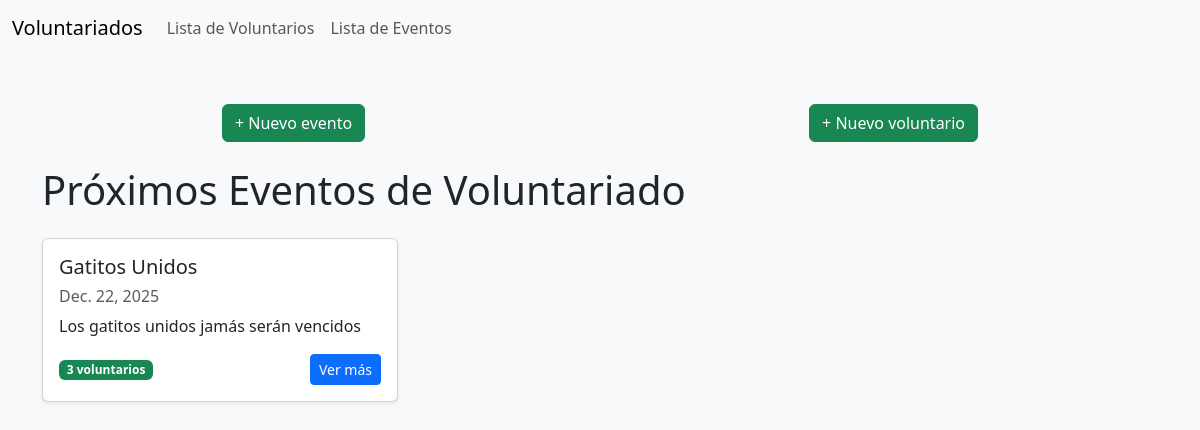
The page / on the database its author committed.
### voluntarios/models.py (models this page shows, shortened)
class Evento(models.Model):
    titulo = models.CharField(max_length=255)
    descripcion = models.TextField()
    fecha = models.DateField()
    voluntarios = models.ManyToManyField(Voluntario, related_name="eventos", blank=True)

### voluntarios/views.py (the view)
# urls.py: path('', views.dashboard, name='dashboard'),
def dashboard(request):
    eventos = Evento.objects.filter(fecha__gte=now().date()).order_by('fecha')
    return render(request, 'dashboard.html', {'eventos': eventos})

### voluntarios/templates/dashboard.html (shortened to what this page needs)
{% extends 'base.html' %}
{% block content %}
<div class="d-flex justify-content-around mt-5">
<a href="{% url 'crear_evento' %}" class="btn btn-success">
        + Nuevo evento
    </a>
    <a href="{% url 'crear_voluntario' %}" class="btn btn-success">
        + Nuevo voluntario
    </a>
    </div>
<div class="container mt-4">
    <h1 class="mb-4">Próximos Eventos de Voluntariado</h1>
    {% if eventos %}
    <div class="row g-4">
        {% for evento in eventos %}
        <div class="col-md-4">
            <div class="card shadow-sm">
                <div class="card-body">
                    <h5 class="card-title">{{ evento.titulo }}</h5>
                    <h6 class="text-muted">{{ evento.fecha }}</h6>
                    <p class="card-text mt-2">
                        {{ evento.descripcion|truncatewords:20 }}
                    </p>
                    <div class="d-flex justify-content-between align-items-center">
                        <span class="badge bg-success">
                            {{ evento.voluntarios.count }} voluntarios
                        </span>
                        <a href="{% url 'detalle_evento' evento.id %}" class="btn btn-sm btn-primary">
                            Ver más
                        </a>
                    </div>
                </div>
            </div>
        </div>
        {% endfor %}
    </div>
    {% else %}
    <div class="alert alert-info text-center">
        No hay eventos futuros disponibles.
    </div>
    {% endif %}
</div>
{% endblock %}

### rows shown on the page
Evento: titulo "Gatitos Unidos", fecha "Dec. 22, 2025", descripcion "Los gatitos unidos jamás serán vencidos", voluntarios.count "3"
